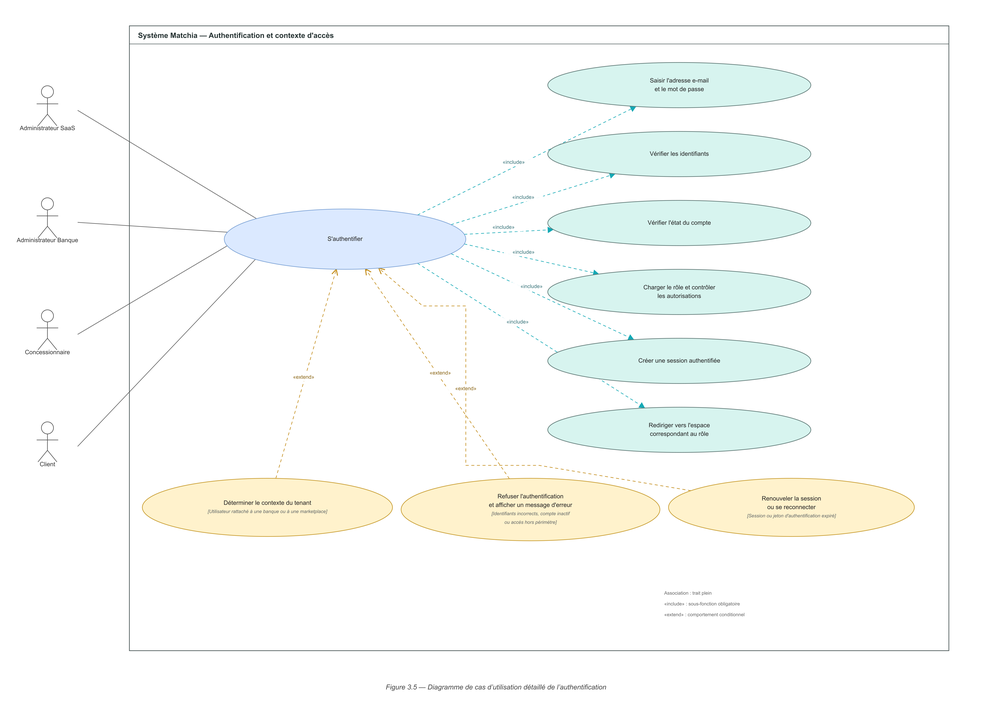
#> input picture document_work/diagramme_usecase_authentification_matchia/Diagramme_cas_utilisation_detaille_Authentification_Matchia.png, 992 x 711 px, shrunk from 5750 x 4125 before the run
$ python build_authentication_uc_section.py
#> lines starting #> are read from the running program, lines starting #| are printed output that depends on the picture
from pathlib import Path

from docx import Document
from docx.enum.section import WD_SECTION
from docx.enum.table import WD_ALIGN_VERTICAL, WD_TABLE_ALIGNMENT
from docx.enum.text import WD_ALIGN_PARAGRAPH
from docx.oxml import OxmlElement
from docx.oxml.ns import qn
from docx.shared import Inches, Pt, RGBColor
from PIL import Image


ROOT = Path(__file__).resolve().parent
OUT_DIR = ROOT / "diagramme_usecase_authentification_matchia"
FIGURE = OUT_DIR / "Diagramme_cas_utilisation_detaille_Authentification_Matchia.png"
FIGURE_FOR_DOC = OUT_DIR / "Diagramme_cas_utilisation_detaille_Authentification_Matchia_sans_legende.png"
OUTPUT = OUT_DIR / "Section_6_1_UC_01_Authentification_Matchia.docx"


# [108 lines left out: functions set_cell_shading, set_cell_margins, set_table_borders, set_repeat_table_header, set_font, set_paragraph_spacing and 4 more, not called in this run]


def build_document():
    with Image.open(FIGURE) as source:
#> source is the input picture: PIL image 992x711 RGBA; mean R, G, B, A 248.8, 250.8, 248.7, 255
        source.crop((0, 0, source.width, source.height - 250)).save(FIGURE_FOR_DOC)
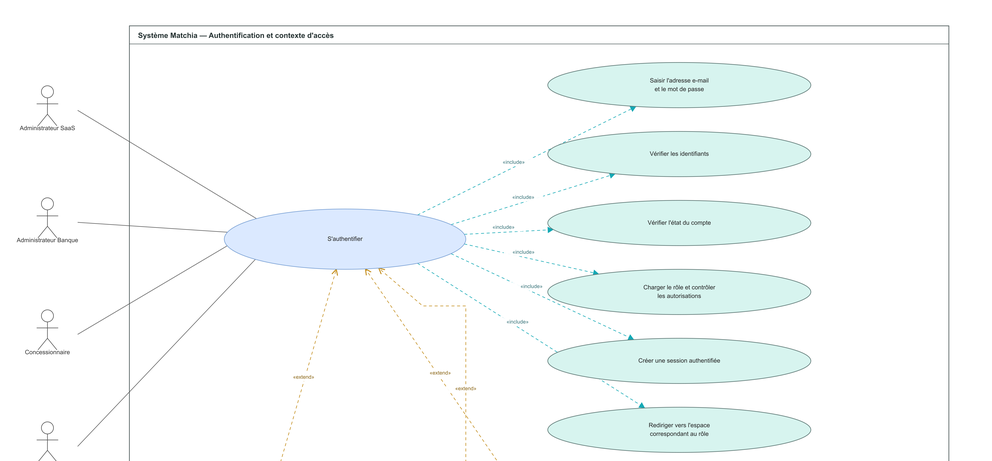
#> saved as Diagramme_cas_utilisation_detaille_Authentification_Matchia_sans_legende.png: PIL image 992x461 RGBA; mean R, G, B, A 246.5, 250.6, 250.5, 255

    doc = Document()
    section = doc.sections[0]
    section.page_width = Inches(8.5)
    section.page_height = Inches(11)
    section.top_margin = Inches(0.65)
    section.bottom_margin = Inches(0.65)
    section.left_margin = Inches(0.7)
    section.right_margin = Inches(0.7)

    styles = doc.styles
    normal = styles["Normal"]
    normal.font.name = "Aptos"
    normal._element.rPr.rFonts.set(qn("w:ascii"), "Aptos")
    normal._element.rPr.rFonts.set(qn("w:hAnsi"), "Aptos")
    normal.font.size = Pt(10.5)
    normal.font.color.rgb = RGBColor(0, 0, 0)

    title_style = styles["Title"]
    title_style.font.name = "Aptos Display"
    title_style._element.rPr.rFonts.set(qn("w:ascii"), "Aptos Display")
    title_style._element.rPr.rFonts.set(qn("w:hAnsi"), "Aptos Display")
    title_style.font.size = Pt(20)
    title_style.font.bold = True
    title_style.font.color.rgb = RGBColor(0, 0, 0)
    title_ppr = title_style._element.get_or_add_pPr()
    title_border = title_ppr.find(qn("w:pBdr"))
    if title_border is not None:
        title_ppr.remove(title_border)

    for name, size in (("Heading 1", 15), ("Heading 2", 12.5)):
        style = styles[name]
        style.font.name = "Aptos Display"
        style._element.rPr.rFonts.set(qn("w:ascii"), "Aptos Display")
        style._element.rPr.rFonts.set(qn("w:hAnsi"), "Aptos Display")
        style.font.size = Pt(size)
        style.font.bold = True
        style.font.color.rgb = RGBColor(0, 0, 0)

    title = doc.add_paragraph(style="Title")
    title.alignment = WD_ALIGN_PARAGRAPH.LEFT
    set_paragraph_spacing(title, after=10)
    set_font(title.add_run("Authentification et contexte d accès"), name="Aptos Display", size=20, bold=True)

    heading = doc.add_paragraph(style="Heading 1")
    set_paragraph_spacing(heading, before=2, after=8)
    set_font(heading.add_run("6.1 Cas d’utilisation détaillé : S’authentifier"), name="Aptos Display", size=15, bold=True)

    intro = doc.add_paragraph()
    intro.alignment = WD_ALIGN_PARAGRAPH.JUSTIFY
    set_paragraph_spacing(intro, after=10, line=1.15)
    set_font(intro.add_run(
        "Ce cas d’utilisation décrit l’authentification commune aux différents rôles de la plateforme. "
        "Le système vérifie l’identité et l’état du compte, charge les autorisations puis, lorsque le rôle "
        "est rattaché à une banque ou à une marketplace, détermine le contexte du tenant avant de créer la session."
    ), size=10.7)

    figure_p = doc.add_paragraph()
    figure_p.alignment = WD_ALIGN_PARAGRAPH.CENTER
    set_paragraph_spacing(figure_p, after=4)
    shape = figure_p.add_run().add_picture(str(FIGURE_FOR_DOC), width=Inches(7.0))
    doc_pr = shape._inline.docPr
    doc_pr.set("descr", "Diagramme détaillé de l’authentification et du contexte d’accès Matchia")

    caption = doc.add_paragraph()
    caption.alignment = WD_ALIGN_PARAGRAPH.CENTER
    set_paragraph_spacing(caption, after=10)
    set_font(caption.add_run("Figure 3.5 — Diagramme de cas d’utilisation détaillé de l’authentification"), size=9.2, italic=True, color="3F4A4A")

    doc.add_page_break()

    table_heading = doc.add_paragraph(style="Heading 2")
    set_paragraph_spacing(table_heading, after=7)
    set_font(table_heading.add_run("Tableau 3.1 — Description du scénario UC-01"), name="Aptos Display", size=12.5, bold=True)

    table = doc.add_table(rows=1, cols=2)
    table.alignment = WD_TABLE_ALIGNMENT.CENTER
    table.autofit = False
    table.columns[0].width = Inches(1.65)
    table.columns[1].width = Inches(5.05)
    table.style = "Table Grid"
    set_table_borders(table)

    header = table.rows[0].cells
    for index, text in enumerate(("Élément", "Description")):
        header[index].width = Inches(1.65 if index == 0 else 5.05)
        set_cell_shading(header[index], "315B7D")
        clear_and_write(header[index], text, bold=True, color="FFFFFF", size=10.5)
        header[index].paragraphs[0].alignment = WD_ALIGN_PARAGRAPH.CENTER
        set_cell_margins(header[index], top=120, bottom=120)
    set_repeat_table_header(table.rows[0])

    add_row(table, "Cas d’utilisation", "UC-01 — S’authentifier", shade=False)
    add_row(table, "Acteur principal", "Utilisateur", shade=True)
    add_row(
        table,
        "Rôles concernés",
        "Administrateur SaaS, Administrateur Banque, Concessionnaire et Client.",
        shade=False,
    )
    add_row(table, "Acteur secondaire", "Aucun acteur secondaire direct.", shade=True)
    add_row(
        table,
        "Objectif",
        "Permettre à un utilisateur d’accéder à l’espace correspondant à son rôle, à ses autorisations et, le cas échéant, au tenant auquel il est rattaché.",
        shade=False,
    )
    add_row(
        table,
        "Préconditions",
        "L’utilisateur possède un compte enregistré et accède au formulaire de connexion. Le système d’authentification est disponible.",
        shade=True,
    )
    add_row(
        table,
        "Déclencheur",
        "L’utilisateur saisit ses identifiants et soumet le formulaire de connexion.",
        shade=False,
    )
    add_row(
        table,
        "Postconditions en cas de succès",
        "Une session authentifiée est créée. Le rôle, les autorisations et, si nécessaire, le contexte du tenant sont associés à la session. L’utilisateur est redirigé vers l’espace approprié.",
        shade=True,
    )
    add_row(
        table,
        "Postconditions en cas d’échec",
        "Aucune session valide n’est créée ou conservée. L’accès à la ressource demandée est refusé et un message adapté est affiché.",
        shade=False,
    )
    add_row(
        table,
        "Scénario nominal",
        [
            "L’utilisateur accède au formulaire de connexion.",
            "Il saisit son adresse e-mail et son mot de passe.",
            "Il soumet le formulaire de connexion.",
            "Le système vérifie les identifiants fournis.",
            "Le système vérifie que le compte est actif.",
            "Le système récupère le rôle et contrôle les autorisations de l’utilisateur.",
            "Si l’utilisateur est rattaché à une banque ou à une marketplace, le système détermine le contexte du tenant correspondant.",
            "Le système crée une session authentifiée et y associe le rôle, les autorisations et le contexte d’accès.",
            "L’utilisateur est redirigé vers l’espace correspondant à son rôle.",
        ],
        shade=True,
        mode="numbered",
    )
    add_row(
        table,
        "Alternatives et exceptions",
        [
            "A1 — Identifiants incorrects : à l’étape 4, le système refuse l’authentification et affiche un message d’erreur.",
            "A2 — Compte inactif : à l’étape 5, le système refuse l’authentification et indique que le compte ne permet pas l’accès.",
            "A3 — Contexte du tenant invalide : à l’étape 7, si aucun tenant autorisé ne correspond au rôle ou si l’utilisateur tente d’accéder à un autre tenant, le système refuse l’accès.",
            "A4 — Session ou jeton expiré : le système invalide la session et demande à l’utilisateur de la renouveler ou de se reconnecter.",
            "A5 — Ressource non autorisée : toute tentative d’accès à une fonctionnalité extérieure au périmètre du rôle est refusée.",
        ],
        shade=False,
        mode="bulleted",
    )
    for row in table.rows:
        row.cells[0].width = Inches(1.65)
        row.cells[1].width = Inches(5.05)

    doc.core_properties.title = "Authentification et contexte d’accès"
    doc.core_properties.subject = "UC-01 S’authentifier"
    doc.core_properties.author = ""
    doc.core_properties.keywords = "UML, authentification, multi-tenant, Matchia"
    doc.save(OUTPUT)
    print(OUTPUT)


if __name__ == "__main__":
    build_document()
#> (the call stopped at in build_document, `doc = Document()`: docx is not available in this run)
